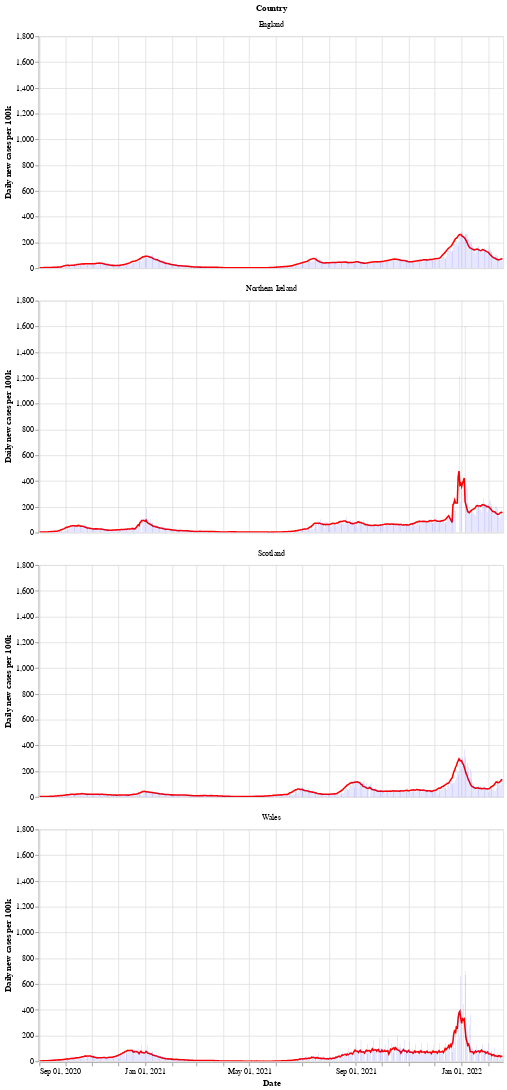

The notebook cell this image was saved under:
### Markdown cell above
Next is a bar chart of the number of new cases in each country (per 100k population), with the 7 day moving average of cases. Again we see that Wales saw a longer period of raising and falling cases compared to the other countries.

After a period of cases falling, each nation is now seeing a rise in the number of cases - especially in Wales.

### Code cell
# collapse
bars = alt.Chart(uk_cases).mark_bar().encode(
    x=alt.X("yearmonthdate(date):T", axis=alt.Axis(title='Date')),
    y=alt.Y("newCasesRate:Q", axis=alt.Axis(title='Daily new cases per 100k')),
    tooltip='newCasesRate',
    color=alt.condition(
        alt.datum.dailyChange > 0,
        alt.value("orange"),  # The positive color
        alt.value("blue")  # The negative color
    )
).properties(title='New cases per 100k population with rolling 7 day average', width=600).interactive()
line = alt.Chart(uk_cases).mark_line(
    color='red',
    size=2,
).transform_window(
    rolling_mean='mean(newCasesRate)',
    frame=[0, 7],
    groupby=['areaName']
).encode(
    x='yearmonthdate(date):T',
    y='rolling_mean:Q'
)
alt.layer(line, bars, data=uk_cases).facet(alt.Row('areaName', title='Country'), columns=1)

### Figure 1 — Vega-Lite specification as saved in the notebook (floating-point values rounded to 4 significant figures; data arrays with more than 128 entries replaced by an {"elided": "..."} marker saying what was removed)
{"config": {"view": {"continuousWidth": 400, "continuousHeight": 300}}, "data": {"name": "data-15192b7c9071dfd4f831e725ceeb83ce"}, "facet": {"type": "nominal", "field": "areaName", "title": "Country"}, "spec": {"layer": [{"mark": {"type": "line", "color": "red", "size": 2}, "encoding": {"x": {"type": "temporal", "field": "date", "timeUnit": "yearmonthdate"}, "y": {"type": "quantitative", "field": "rolling_mean"}}, "transform": [{"window": [{"op": "mean", "field": "newCasesRate", "as": "rolling_mean"}], "frame": [0, 7], "groupby": ["areaName"]}]}, {"mark": "bar", "encoding": {"color": {"condition": {"value": "orange", "test": "(datum.dailyChange > 0)"}, "value": "blue"}, "tooltip": {"type": "quantitative", "field": "newCasesRate"}, "x": {"type": "temporal", "axis": {"title": "Date"}, "field": "date", "timeUnit": "yearmonthdate"}, "y": {"type": "quantitative", "axis": {"title": "Daily new cases per 100k"}, "field": "newCasesRate"}}, "selection": {"selector002": {"type": "interval", "bind": "scales", "encodings": ["x", "y"]}}, "title": "New cases per 100k population with rolling 7 day average", "width": 600}]}, "columns": 1, "$schema": "https://vega.github.io/schema/vega-lite/v4.8.1.json", "datasets": {"data-15192b7c9071dfd4f831e725ceeb83ce": {"elided": "2140 records"}}}
